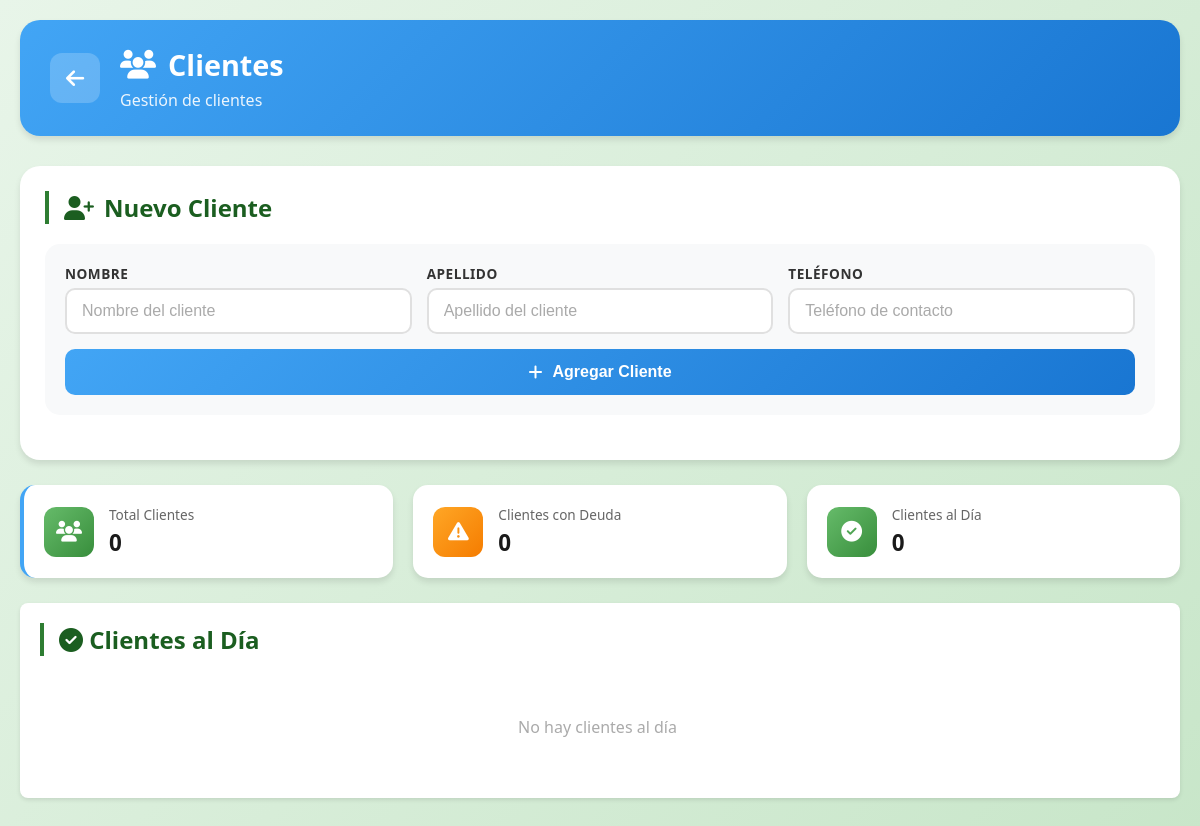
/clientes/, run on an earlier commit of the app's database.
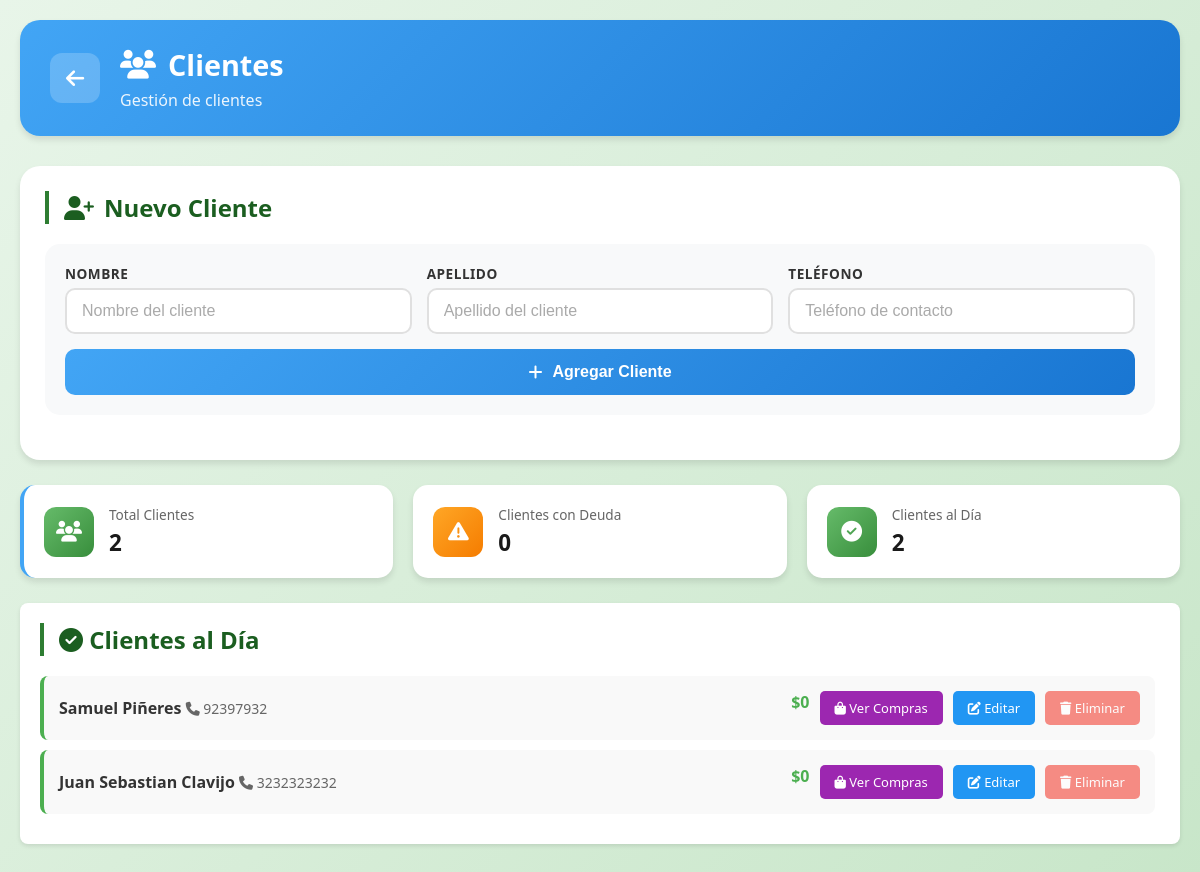
And on a later commit of the database.
### apps/clientes/models.py (models this page shows, shortened)
class Clientes(models.Model):
    idCliente = models.AutoField(primary_key=True)
    nombre = models.CharField(max_length=50)
    apellido = models.CharField(max_length=50)
    telefono = models.CharField(max_length=22)
    inicial = models.DecimalField(max_digits=10, decimal_places=2, default=0)
    saldo = models.DecimalField(max_digits=10, decimal_places=2, default=0)

### apps/clientes/views.py (the view, shortened to what this page needs)
# urls.py: path('', views.ClienteListView.as_view(), name='cliente_list'),
class ClienteListView(FormMixin, ListView):
    model = Clientes
    template_name = 'clientes.html'
    context_object_name = 'clientes'
    form_class = ClienteForm
    success_url = reverse_lazy('cliente_list')
    def get_context_data(self, **kwargs):
        context = super().get_context_data(**kwargs)
        context['form'] = self.get_form()
        clientes_con_deuda = []
        clientes_pagados = []
        for cliente in context['clientes']:
            ventas_pendientes = Venta.objects.filter(
                cliente=cliente,
                estado_pago__in=['pendiente', 'vencido']
            )
            if ventas_pendientes.exists():
                total_deuda = sum(venta.saldo_pendiente for venta in ventas_pendientes)
                dias_vencimiento = []
                for venta in ventas_pendientes:
                    if venta.fecha_vencimiento:
                        dias = venta.dias_para_vencimiento
                        if dias is not None:
                            dias_vencimiento.append(dias)
                estado_critico = 'pendiente'
                dias_validos = [d for d in dias_vencimiento if d is not None]
                if any(d < 0 for d in dias_validos):
                    estado_critico = 'vencido'
                elif any(d <= 1 for d in dias_validos):
                    estado_critico = 'urgente'
                clientes_con_deuda.append({
                    'cliente': cliente,
                    'total_deuda': total_deuda,
                    'ventas_pendientes': ventas_pendientes.count(),
                    'estado': estado_critico,
                    'dias_minimos': min(d for d in dias_vencimiento if d is not None) if dias_vencimiento else None
                })
            else:
                total_compras = Venta.objects.filter(cliente=cliente).aggregate(
                    total=Sum('total')
                )['total'] or 0
                clientes_pagados.append({
                    'cliente': cliente,
                    'total_compras': total_compras
                })
        clientes_con_deuda.sort(key=lambda x: x['total_deuda'], reverse=True)
        context['clientes_con_deuda'] = clientes_con_deuda
        context['clientes_pagados'] = clientes_pagados
        return context

### apps/clientes/forms.py
class ClienteForm(forms.ModelForm):
    class Meta:
        model = Clientes
        fields = ['nombre', 'apellido', 'telefono']
        widgets = {
            'nombre': forms.TextInput(attrs={
                'class': 'form-input',
                'placeholder': 'Nombre del cliente'
            }),
            'apellido': forms.TextInput(attrs={
                'class': 'form-input',
                'placeholder': 'Apellido del cliente'
            }),
            'telefono': forms.TextInput(attrs={
                'class': 'form-input',
                'placeholder': 'Teléfono de contacto'
            }),
        }

### apps/clientes/templates/clientes.html (shortened to what the changed rows need)
{% load static %}
<!DOCTYPE html>
<html lang="es">
<head>
    <link rel="stylesheet" href="{% static 'css/style.css' %}">
    <link rel="stylesheet" href="{% static 'css/font-awesome.min.css' %}">
</head>
<body>
    <div class="container">
        <header class="page-header clientes-header">
            <div class="header-info">
                <h1><i class="fas fa-users"></i> Clientes</h1>
            </div>
        </header>
        <section class="form-section">
            <h2 class="section-title"><i class="fas fa-user-plus"></i> Nuevo Cliente</h2>
        </section>
        <section class="resumen-section">
            <div class="resumen-card clientes-card">
                <div class="resumen-info">
                    <span class="resumen-label">Total Clientes</span>
                    <span class="resumen-valor">{{ clientes|length }}</span>
                </div>
            </div>
            <div class="resumen-card">
                <div class="resumen-info">
                    <span class="resumen-label">Clientes al Día</span>
                    <span class="resumen-valor">{{ clientes_pagados|length }}</span>
                </div>
            </div>
        </section>
        <section class="deuda-section">
            <div class="lista-header">
                <h2 class="section-title"><i class="fas fa-check-circle"></i> Clientes al Día</h2>
            </div>
            <div class="lista-container">
                {% for pagado in clientes_pagados %}
                <div class="cliente-pagado-item">
                    <div class="pagado-info">
                        <span class="cliente-nombre">{{ pagado.cliente.nombre }} {{ pagado.cliente.apellido }}</span>
                        <span class="cliente-telefono"><i class="fas fa-phone"></i> {{ pagado.cliente.telefono }}</span>
                    </div>
                    <div class="cliente-acciones">
                        <div class="pagado-monto">${{ pagado.total_compras }}</div>
                        <a href="{% url 'cliente_compras' pagado.cliente.pk %}" class="btn-compras">
                            <i class="fas fa-shopping-bag"></i> Ver Compras
                        </a>
                        <a href="{% url 'cliente_update' pagado.cliente.pk %}" class="btn-editar">
                            <i class="fas fa-edit"></i> Editar
                        </a>
                        <a href="{% url 'cliente_delete' pagado.cliente.pk %}" class="btn-eliminar">
                            <i class="fas fa-trash"></i> Eliminar
                        </a>
                    </div>
                </div>
                {% empty %}
                <p class="empty-message">No hay clientes al día</p>
                {% endfor %}
            </div>
        </section>
    </div>
</body>
</html>

What changed in the data, as far as the page shows it:
added Clientes: cliente.nombre "Samuel", cliente.apellido "Piñeres", cliente.telefono "92397932", total_compras "0"
added Clientes: cliente.nombre "Juan Sebastian", cliente.apellido "Clavijo", cliente.telefono "3232323232", total_compras "0"
Also different on the page:
{{ clientes|length }}: "0" → "2"
{{ clientes_pagados|length }}: "0" → "2"
text no longer shown: "No hay clientes al día"
